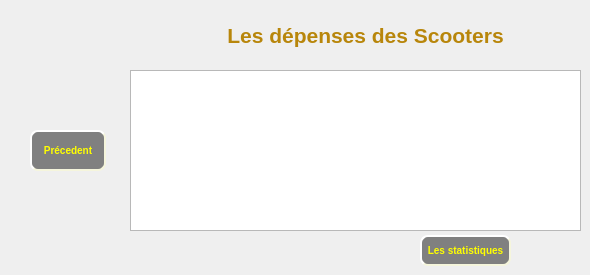
    <widget class="QWidget" name="page_13">
     <widget class="QPushButton" name="pushButton_precedent_9">
      <property name="geometry">
       <rect>
        <x>30</x>
        <y>130</y>
        <width>76</width>
        <height>41</height>
       </rect>
      </property>
      <property name="styleSheet">
       <string notr="true">QPushButton#pushButton_precedent_9{
background-color: grey;
    border-style: outset;
    border-width: 2px;
    border-radius: 8px;
    border-color: beige;
    font:  bold 10px;
    color:yellow;
    min-width: 5em;
    padding: 6px;
}
#pushButton_precedent_9:hover {
    background-color:rgb(222, 184, 135);
    border-style: outset;
    border-width: 2px;
    border-radius: 8px;
    border-color: beige;
    font:  bold 10px;
    color:yellow;
    min-width: 5em;
    padding: 6px;
}

#pushButton_precedent_9:pressed{
background-color: grey;
    border-style: outset;
    border-width: 2px;
    border-radius: 8px;
    border-color: beige;
    font:  bold 10px;
    color:yellow;
    min-width: 5em;
    padding: 6px;}</string>
      </property>
      <property name="text">
       <string>Précedent</string>
      </property>
     </widget>
     <widget class="QLabel" name="label_11">
      <property name="geometry">
       <rect>
        <x>210</x>
        <y>20</y>
        <width>311</width>
        <height>31</height>
       </rect>
      </property>
      <property name="styleSheet">
       <string notr="true">font: 75 italic 55pt &quot;Montserrat&quot;;</string>
      </property>
      <property name="text">
       <string>&lt;html&gt;&lt;head/&gt;&lt;body&gt;&lt;p align=&quot;center&quot;&gt;&lt;span style=&quot; font-size:16pt; font-weight:600; color:#b8860b;&quot;&gt;Les dépenses des Scooters&lt;/span&gt;&lt;/p&gt;&lt;/body&gt;&lt;/html&gt;</string>
      </property>
     </widget>
     <widget class="QLabel" name="label_pic_13">
      <property name="geometry">
       <rect>
        <x>30</x>
        <y>30</y>
        <width>81</width>
        <height>81</height>
       </rect>
      </property>
      <property name="text">
       <string/>
      </property>
     </widget>
     <widget class="QPushButton" name="pushButton_stat_2">
      <property name="geometry">
       <rect>
        <x>420</x>
        <y>235</y>
        <width>91</width>
        <height>31</height>
       </rect>
      </property>
      <property name="styleSheet">
       <string notr="true">QPushButton#pushButton_stat_2{
background-color: grey;
    border-style: outset;
    border-width: 2px;
    border-radius: 8px;
    border-color: beige;
    font:  bold 10px;
    color:yellow;
    min-width: 5em;
    padding: 6px;
}
#pushButton_sta_2t:hover {
    background-color:rgb(222, 184, 135);
    border-style: outset;
    border-width: 2px;
    border-radius: 8px;
    border-color: beige;
    font:  bold 10px;
    color:yellow;
    min-width: 5em;
    padding: 6px;
}

#pushButton_stat_2:pressed{
background-color: grey;
    border-style: outset;
    border-width: 2px;
    border-radius: 8px;
    border-color: beige;
    font:  bold 10px;
    color:yellow;
    min-width: 5em;
    padding: 6px;}</string>
      </property>
      <property name="text">
       <string>Les statistiques</string>
      </property>
     </widget>
     <widget class="QTableView" name="tableView_4">
      <property name="geometry">
       <rect>
        <x>130</x>
        <y>70</y>
        <width>451</width>
        <height>161</height>
       </rect>
      </property>
      <property name="styleSheet">
       <string notr="true">background: rgb(173, 255, 47);
alternate-background-color: rgb(220, 220, 220);
show-decoration-selected: 1;

QtabtleView::item:selected {
    border: 1px solid #6a6ea9;
}
</string>
      </property>
      <attribute name="horizontalHeaderDefaultSectionSize">
       <number>150</number>
      </attribute>
     </widget>
    </widget>
